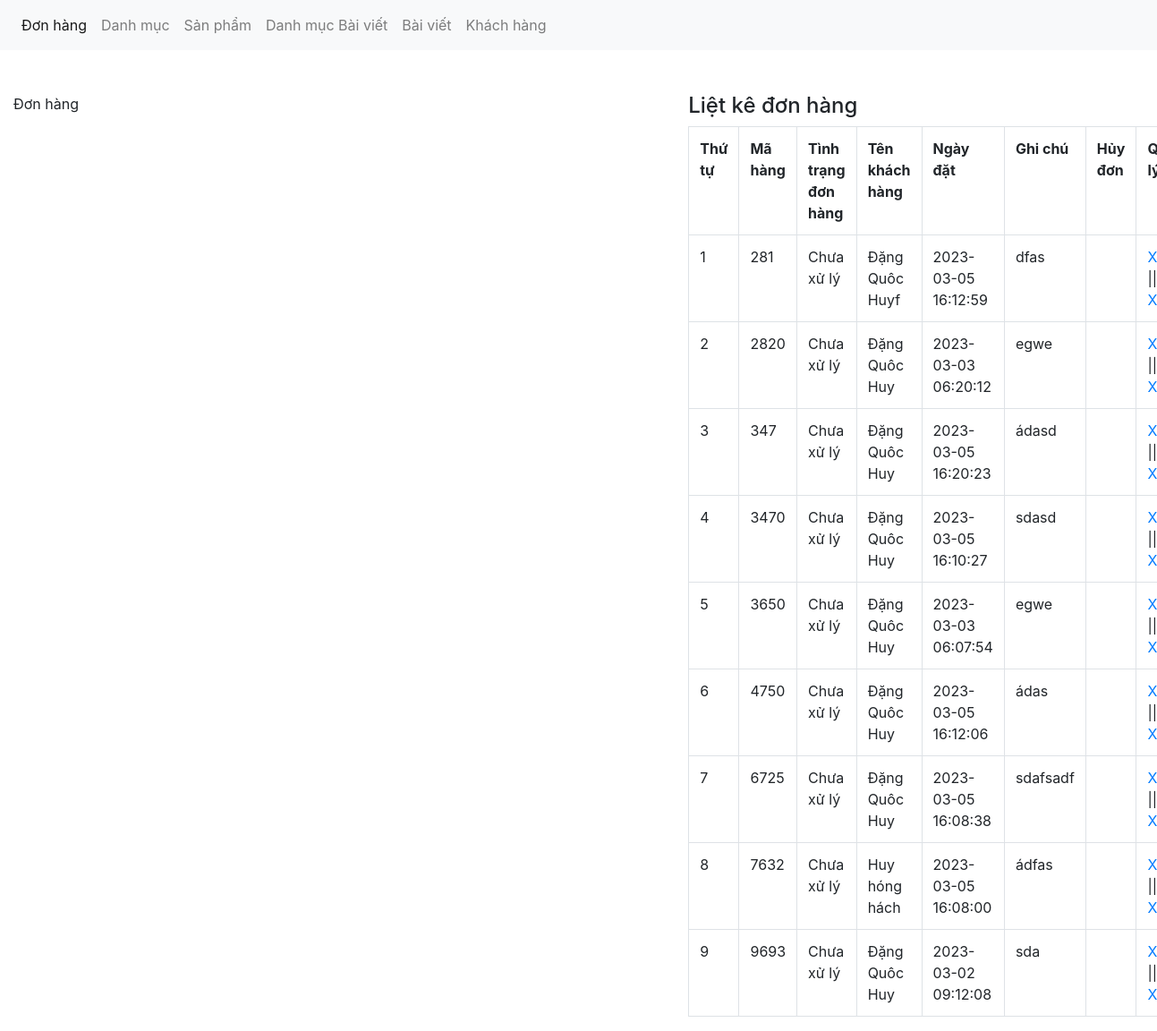
Page /admin/xulydonhang.php on the committed database.
### tables this page shows
CREATE TABLE `tbl_donhang` (
  `donhang_id` int(11) NOT NULL,
  `sanpham_id` int(11) NOT NULL,
  `soluong` int(11) NOT NULL,
  `mahang` varchar(50) NOT NULL,
  `khachhang_id` int(11) NOT NULL,
  `ngaythang` timestamp NOT NULL DEFAULT current_timestamp() ON UPDATE current_timestamp(),
  `tinhtrang` int(11) NOT NULL,
  `huydon` int(11) NOT NULL DEFAULT 0
);

CREATE TABLE `tbl_khachhang` (
  `khachhang_id` int(11) NOT NULL,
  `name` varchar(100) NOT NULL,
  `phone` varchar(50) NOT NULL,
  `address` varchar(200) NOT NULL,
  `note` text NOT NULL,
  `email` varchar(150) NOT NULL,
  `password` varchar(100) NOT NULL,
  `giaohang` int(11) NOT NULL
);

### admin/xulydonhang.php (the view, shortened to what this page needs)
<?php
	include('../db/connect.php');
?>
<!DOCTYPE html>
<html lang="en">
<head>
	<link href="../css/bootstrap.css" rel="stylesheet" type="text/css" media="all" />
</head>
<body>
	<nav class="navbar navbar-expand-lg navbar-light bg-light">
	  <div class="collapse navbar-collapse" id="navbarNav">
	    <ul class="navbar-nav">
	      <li class="nav-item active">
	        <a class="nav-link" href="xulydonhang.php">Đơn hàng <span class="sr-only">(current)</span></a>
	      </li>
	      <li class="nav-item">
	        <a class="nav-link" href="xulydanhmuc.php">Danh mục</a>
	      </li>
	      <li class="nav-item">
	        <a class="nav-link" href="xulysanpham.php">Sản phẩm</a>
	      </li>
	       <li class="nav-item">
	        <a class="nav-link" href="xulydanhmucbaiviet.php">Danh mục Bài viết</a>
	      </li>
	         <li class="nav-item">
	        <a class="nav-link" href="xulybaiviet.php">Bài viết</a>
	      </li>
	       <li class="nav-item">
	         <a class="nav-link" href="xulykhachhang.php">Khách hàng</a>
	      </li>
	    </ul>
	  </div>
	</nav><br><br>
	<div class="container-fluid">
		<div class="row">
			 <?php
			if(isset($_GET['quanly'])=='xemdonhang'){
				$mahang = $_GET['mahang'];
				$sql_chitiet = mysqli_query($con,"SELECT * FROM tbl_donhang,tbl_sanpham WHERE tbl_donhang.sanpham_id=tbl_sanpham.sanpham_id AND tbl_donhang.mahang='$mahang'");
				?>
				<div class="col-md-7">
				<p>Xem chi tiết đơn hàng</p>
			<form action="" method="POST">
				<table class="table table-bordered ">
					<tr>
						<th>Thứ tự</th>
						<th>Mã hàng</th>
						<th>Tên sản phẩm</th>
						<th>Số lượng</th>
						<th>Giá</th>
						<th>Tổng tiền</th>
						<th>Ngày đặt</th>
					</tr>
					<?php
					$i = 0;
					while($row_donhang = mysqli_fetch_array($sql_chitiet)){
						$i++;
					?>
					<tr>
						<td><?php echo $i; ?></td>
						<td><?php echo $row_donhang['mahang']; ?></td>
						<td><?php echo $row_donhang['sanpham_name']; ?></td>
						<td><?php echo $row_donhang['soluong']; ?></td>
						<td><?php echo $row_donhang['sanpham_giakhuyenmai']; ?></td>
						<td><?php echo number_format($row_donhang['soluong']*$row_donhang['sanpham_giakhuyenmai']).'vnđ'; ?></td>
						<td><?php echo $row_donhang['ngaythang'] ?></td>
						<input type="hidden" name="mahang_xuly" value="<?php echo $row_donhang['mahang'] ?>">
					</tr>
					 <?php
					}
					?>
				</table>
				<select class="form-control" name="xuly">
					<option value="1">Đã xử lý | Giao hàng</option>
					<option value="0">Chưa xử lý</option>
				</select><br>
				<input type="submit" value="Cập nhật đơn hàng" name="capnhatdonhang" class="btn btn-success">
			</form>
				</div>
			<?php
			}else{
				?>
				<div class="col-md-7">
					<p>Đơn hàng</p>
				</div>
				<?php
			}
				?>
			<div class="col-md-5">
				<h4>Liệt kê đơn hàng</h4>
				<?php
				$sql_select = mysqli_query($con,"SELECT * FROM tbl_sanpham,tbl_khachhang,tbl_donhang WHERE tbl_donhang.sanpham_id=tbl_sanpham.sanpham_id AND tbl_donhang.khachhang_id=tbl_khachhang.khachhang_id GROUP BY mahang ");
				?>
				<table class="table table-bordered ">
					<tr>
						<th>Thứ tự</th>
						<th>Mã hàng</th>
						<th>Tình trạng đơn hàng</th>
						<th>Tên khách hàng</th>
						<th>Ngày đặt</th>
						<th>Ghi chú</th>
						<th>Hủy đơn</th>
						<th>Quản lý</th>
					</tr>
					<?php
					$i = 0;
					while($row_donhang = mysqli_fetch_array($sql_select)){
						$i++;
					?>
					<tr>
						<td><?php echo $i; ?></td>
						<td><?php echo $row_donhang['mahang']; ?></td>
						<td><?php
							if($row_donhang['tinhtrang']==0){
								echo 'Chưa xử lý';
							}else{
								echo 'Đã xử lý';
							}
						?></td>
						<td><?php echo $row_donhang['name']; ?></td>
						<td><?php echo $row_donhang['ngaythang'] ?></td>
						<td><?php echo $row_donhang['note'] ?></td>
						<td><?php if($row_donhang['huydon']==0){ }elseif($row_donhang['huydon']==1){
							echo '<a href="xulydonhang.php?quanly=xemdonhang&mahang='.$row_donhang['mahang'].'&xacnhanhuy=2">Xác nhận hủy đơn</a>';
						}else{
							echo 'Đã hủy';
						}
						?></td>
						<td><a href="?xoadonhang=<?php echo $row_donhang['mahang'] ?>">Xóa</a> || <a href="?quanly=xemdonhang&mahang=<?php echo $row_donhang['mahang'] ?>">Xem </a></td>
					</tr>
					 <?php
					}
					?>
				</table>
			</div>
		</div>
	</div>
</body>
</html>

### rows in the picture
tbl_donhang: mahang "281", tinhtrang "Chưa xử lý", khachhang.name "Đặng Quôc Huyf", ngaythang "2023-03-05 16:12:59", khachhang.note "dfas"
tbl_donhang: mahang "2820", tinhtrang "Chưa xử lý", khachhang.name "Đặng Quôc Huy", ngaythang "2023-03-03 06:20:12", khachhang.note "egwe"
tbl_donhang: mahang "347", tinhtrang "Chưa xử lý", khachhang.name "Đặng Quôc Huy", ngaythang "2023-03-05 16:20:23", khachhang.note "ádasd"
tbl_donhang: mahang "3470", tinhtrang "Chưa xử lý", khachhang.name "Đặng Quôc Huy", ngaythang "2023-03-05 16:10:27", khachhang.note "sdasd"
tbl_donhang: mahang "3650", tinhtrang "Chưa xử lý", khachhang.name "Đặng Quôc Huy", ngaythang "2023-03-03 06:07:54", khachhang.note "egwe"
tbl_donhang: mahang "4750", tinhtrang "Chưa xử lý", khachhang.name "Đặng Quôc Huy", ngaythang "2023-03-05 16:12:06", khachhang.note "ádas"
tbl_donhang: mahang "6725", tinhtrang "Chưa xử lý", khachhang.name "Đặng Quôc Huy", ngaythang "2023-03-05 16:08:38", khachhang.note "sdafsadf"
tbl_donhang: mahang "7632", tinhtrang "Chưa xử lý", khachhang.name "Huy hóng hách", ngaythang "2023-03-05 16:08:00", khachhang.note "ádfas"
tbl_donhang: mahang "9693", tinhtrang "Chưa xử lý", khachhang.name "Đặng Quôc Huy", ngaythang "2023-03-02 09:12:08", khachhang.note "sda"
